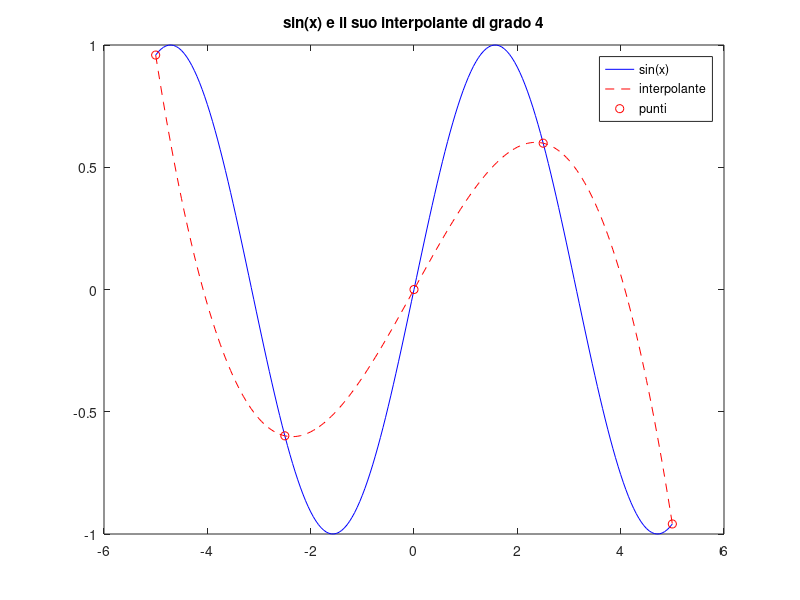

This chart was generated by the following MATLAB code:
%Interpolazione polinomiale della funzione seno in [-5,5]
%usiamo polyfit e polyval
n = input('Introdurre numero di punti: ');
a = -5;
b = 5;
%calcolo i nodi(equispaziati)
x = linspace(a,b,n);
y = sin(x); %ordinate dei punti da interpolare

%creazione del vettore xval (201 punti)
xval = linspace(a,b,201);

%calcoliamo il polinomio con polyfit
grado = n -1;
c = polyfit(x, y, grado);
yval = polyval(c, xval);

%creazione del grafico della funzione e del suo interpolante
clf;
plot(xval, sin(xval), 'b-');
hold on;
plot(xval, yval, 'r--'); %'r--' e' linea rossa
plot(x,y,'ro');
hold off;
string = ['sin(x) e il suo interpolante di grado ', num2str(grado)];
title(string);
legend('sin(x)','interpolante','punti');

%il modo in cui polyfit calcola i coefficienti e' mal condizionato
